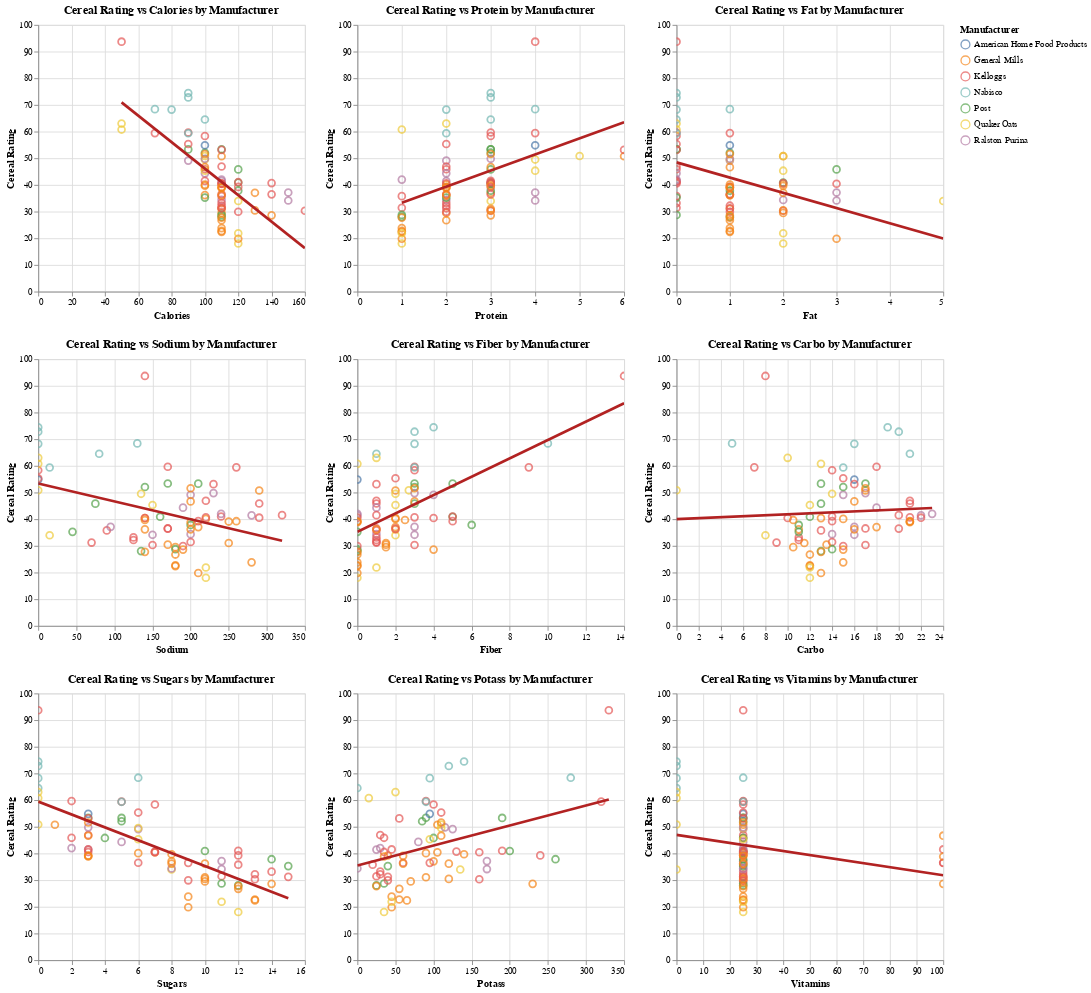

The cell this chart's notebook holds for it:
### Markdown cell above
##### <i>Design Elements and Justification</i>

- **Multiple Scatter Plots:** A grid of scatter plots is used to effectively visualize the pairwise relationship between each `nutrient_cols` feature and the `rating`. This allows for a comprehensive overview of how different nutritional aspects might influence a cereal's appeal.

- **Linear Regression Lines:** A `transform_regression` line is added to each scatter plot. This thick red line (`color='firebrick', strokeWidth=3`) visually represents the general linear trend (or lack thereof) between the nutrient and the rating, helping to quickly identify potential correlations.

- **Color Encoding by Manufacturer:** Each data point (cereal) is colored according to its manufacturer. This is a crucial design choice that allows for immediate identification of manufacturer clusters or outliers within the overall trend, enabling insights into whether certain manufacturers consistently produce cereals with particular nutritional profiles and ratings.

- **Interactive Tooltips:** Tooltips are included for each point, displaying the `name`, `manufacturer`, the specific `nutrient` value, and its `rating`. This "details-on-demand" feature is vital for exploring individual cereal characteristics and understanding why certain points deviate from the general trend.

- **Clear Axis Labels and Titles:** Each subplot has a clear x-axis (nutrient name) and a consistent y-axis label ("Cereal Rating"). This individual subplot titles (`Cereal Rating vs [Nutrient] by Manufacturer`) explicitly state the relationship being depicted, ensuring easy understanding.

- **Grid Layout (`hconcat` and `vconcat`):** The multiple charts are arranged in a grid (3 charts per row, concatenated horizontally and then vertically). This systematic layout makes it easy to scan and compare the relationships across various nutrients without overwhelming the viewer.

- **Interactivity:** Each chart is made interactive, allowing users to zoom and pan. This is especially useful for examining dense areas of data points or for focusing on specific clusters of cereals.

### Code cell
all_charts = []

for nutrient in NUTRIENT_COLS:
    # Create a scatter plot for the current nutrient
    scatter_chart = alt.Chart(df).mark_point(filled=False, size=60).encode(
        x=alt.X(f'{nutrient}:Q', title=nutrient.capitalize(), axis=alt.Axis(tickMinStep=1)),
        y=alt.Y('rating:Q', title='Cereal Rating'),
        color=alt.Color('manufacturer:N', title='Manufacturer'),
        tooltip=['name', 'manufacturer', nutrient, 'rating']
    ).properties(
        title=f'Cereal Rating vs {nutrient.capitalize()} by Manufacturer',
    ).interactive()

    # Create a regression line for the current nutrient
    regression_line = alt.Chart(df).transform_regression(
        nutrient, 'rating'
    ).mark_line(color='firebrick', strokeWidth=3).encode(
        x=nutrient,
        y='rating'
    )

    # Combine the scatter plot and regression line
    combined_chart = scatter_chart + regression_line
    all_charts.append(combined_chart)

charts_per_row = 3
chart_rows = []
for i in range(0, len(all_charts), charts_per_row):
    row_charts = all_charts[i:i + charts_per_row]
    chart_rows.append(alt.hconcat(*row_charts, spacing=20))

final_chart = alt.vconcat(*chart_rows, spacing=20)
final_chart.display()

### Figure 1 — Vega-Lite specification as saved in the notebook (floating-point values rounded to 4 significant figures)
{"config": {"view": {"continuousWidth": 300, "continuousHeight": 300}}, "vconcat": [{"hconcat": [{"layer": [{"mark": {"type": "point", "filled": false, "size": 60}, "encoding": {"color": {"field": "manufacturer", "title": "Manufacturer", "type": "nominal"}, "tooltip": [{"field": "name", "type": "nominal"}, {"field": "manufacturer", "type": "nominal"}, {"field": "calories", "type": "quantitative"}, {"field": "rating", "type": "quantitative"}], "x": {"axis": {"tickMinStep": 1}, "field": "calories", "title": "Calories", "type": "quantitative"}, "y": {"field": "rating", "title": "Cereal Rating", "type": "quantitative"}}, "name": "view_1", "title": "Cereal Rating vs Calories by Manufacturer"}, {"mark": {"type": "line", "color": "firebrick", "strokeWidth": 3}, "encoding": {"x": {"field": "calories", "type": "quantitative"}, "y": {"field": "rating", "type": "quantitative"}}, "transform": [{"on": "calories", "regression": "rating"}]}]}, {"layer": [{"mark": {"type": "point", "filled": false, "size": 60}, "encoding": {"color": {"field": "manufacturer", "title": "Manufacturer", "type": "nominal"}, "tooltip": [{"field": "name", "type": "nominal"}, {"field": "manufacturer", "type": "nominal"}, {"field": "protein", "type": "quantitative"}, {"field": "rating", "type": "quantitative"}], "x": {"axis": {"tickMinStep": 1}, "field": "protein", "title": "Protein", "type": "quantitative"}, "y": {"field": "rating", "title": "Cereal Rating", "type": "quantitative"}}, "name": "view_2", "title": "Cereal Rating vs Protein by Manufacturer"}, {"mark": {"type": "line", "color": "firebrick", "strokeWidth": 3}, "encoding": {"x": {"field": "protein", "type": "quantitative"}, "y": {"field": "rating", "type": "quantitative"}}, "transform": [{"on": "protein", "regression": "rating"}]}]}, {"layer": [{"mark": {"type": "point", "filled": false, "size": 60}, "encoding": {"color": {"field": "manufacturer", "title": "Manufacturer", "type": "nominal"}, "tooltip": [{"field": "name", "type": "nominal"}, {"field": "manufacturer", "type": "nominal"}, {"field": "fat", "type": "quantitative"}, {"field": "rating", "type": "quantitative"}], "x": {"axis": {"tickMinStep": 1}, "field": "fat", "title": "Fat", "type": "quantitative"}, "y": {"field": "rating", "title": "Cereal Rating", "type": "quantitative"}}, "name": "view_3", "title": "Cereal Rating vs Fat by Manufacturer"}, {"mark": {"type": "line", "color": "firebrick", "strokeWidth": 3}, "encoding": {"x": {"field": "fat", "type": "quantitative"}, "y": {"field": "rating", "type": "quantitative"}}, "transform": [{"on": "fat", "regression": "rating"}]}]}], "spacing": 20}, {"hconcat": [{"layer": [{"mark": {"type": "point", "filled": false, "size": 60}, "encoding": {"color": {"field": "manufacturer", "title": "Manufacturer", "type": "nominal"}, "tooltip": [{"field": "name", "type": "nominal"}, {"field": "manufacturer", "type": "nominal"}, {"field": "sodium", "type": "quantitative"}, {"field": "rating", "type": "quantitative"}], "x": {"axis": {"tickMinStep": 1}, "field": "sodium", "title": "Sodium", "type": "quantitative"}, "y": {"field": "rating", "title": "Cereal Rating", "type": "quantitative"}}, "name": "view_4", "title": "Cereal Rating vs Sodium by Manufacturer"}, {"mark": {"type": "line", "color": "firebrick", "strokeWidth": 3}, "encoding": {"x": {"field": "sodium", "type": "quantitative"}, "y": {"field": "rating", "type": "quantitative"}}, "transform": [{"on": "sodium", "regression": "rating"}]}]}, {"layer": [{"mark": {"type": "point", "filled": false, "size": 60}, "encoding": {"color": {"field": "manufacturer", "title": "Manufacturer", "type": "nominal"}, "tooltip": [{"field": "name", "type": "nominal"}, {"field": "manufacturer", "type": "nominal"}, {"field": "fiber", "type": "quantitative"}, {"field": "rating", "type": "quantitative"}], "x": {"axis": {"tickMinStep": 1}, "field": "fiber", "title": "Fiber", "type": "quantitative"}, "y": {"field": "rating", "title": "Cereal Rating", "type": "quantitative"}}, "name": "view_5", "title": "Cereal Rating vs Fiber by Manufacturer"}, {"mark": {"type": "line", "color": "firebrick", "strokeWidth": 3}, "encoding": {"x": {"field": "fiber", "type": "quantitative"}, "y": {"field": "rating", "type": "quantitative"}}, "transform": [{"on": "fiber", "regression": "rating"}]}]}, {"layer": [{"mark": {"type": "point", "filled": false, "size": 60}, "encoding": {"color": {"field": "manufacturer", "title": "Manufacturer", "type": "nominal"}, "tooltip": [{"field": "name", "type": "nominal"}, {"field": "manufacturer", "type": "nominal"}, {"field": "carbo", "type": "quantitative"}, {"field": "rating", "type": "quantitative"}], "x": {"axis": {"tickMinStep": 1}, "field": "carbo", "title": "Carbo", "type": "quantitative"}, "y": {"field": "rating", "title": "Cereal Rating", "type": "quantitative"}}, "name": "view_6", "title": "Cereal Rating vs Carbo by Manufacturer"}, {"mark": {"type": "line", "color": "firebrick", "strokeWidth": 3}, "encoding": {"x": {"field": "carbo", "type": "quantitative"}, "y": {"field": "rating", "type": "quantitative"}}, "transform": [{"on": "carbo", "regression": "rating"}]}]}], "spacing": 20}, {"hconcat": [{"layer": [{"mark": {"type": "point", "filled": false, "size": 60}, "encoding": {"color": {"field": "manufacturer", "title": "Manufacturer", "type": "nominal"}, "tooltip": [{"field": "name", "type": "nominal"}, {"field": "manufacturer", "type": "nominal"}, {"field": "sugars", "type": "quantitative"}, {"field": "rating", "type": "quantitative"}], "x": {"axis": {"tickMinStep": 1}, "field": "sugars", "title": "Sugars", "type": "quantitative"}, "y": {"field": "rating", "title": "Cereal Rating", "type": "quantitative"}}, "name": "view_7", "title": "Cereal Rating vs Sugars by Manufacturer"}, {"mark": {"type": "line", "color": "firebrick", "strokeWidth": 3}, "encoding": {"x": {"field": "sugars", "type": "quantitative"}, "y": {"field": "rating", "type": "quantitative"}}, "transform": [{"on": "sugars", "regression": "rating"}]}]}, {"layer": [{"mark": {"type": "point", "filled": false, "size": 60}, "encoding": {"color": {"field": "manufacturer", "title": "Manufacturer", "type": "nominal"}, "tooltip": [{"field": "name", "type": "nominal"}, {"field": "manufacturer", "type": "nominal"}, {"field": "potass", "type": "quantitative"}, {"field": "rating", "type": "quantitative"}], "x": {"axis": {"tickMinStep": 1}, "field": "potass", "title": "Potass", "type": "quantitative"}, "y": {"field": "rating", "title": "Cereal Rating", "type": "quantitative"}}, "name": "view_8", "title": "Cereal Rating vs Potass by Manufacturer"}, {"mark": {"type": "line", "color": "firebrick", "strokeWidth": 3}, "encoding": {"x": {"field": "potass", "type": "quantitative"}, "y": {"field": "rating", "type": "quantitative"}}, "transform": [{"on": "potass", "regression": "rating"}]}]}, {"layer": [{"mark": {"type": "point", "filled": false, "size": 60}, "encoding": {"color": {"field": "manufacturer", "title": "Manufacturer", "type": "nominal"}, "tooltip": [{"field": "name", "type": "nominal"}, {"field": "manufacturer", "type": "nominal"}, {"field": "vitamins", "type": "quantitative"}, {"field": "rating", "type": "quantitative"}], "x": {"axis": {"tickMinStep": 1}, "field": "vitamins", "title": "Vitamins", "type": "quantitative"}, "y": {"field": "rating", "title": "Cereal Rating", "type": "quantitative"}}, "name": "view_9", "title": "Cereal Rating vs Vitamins by Manufacturer"}, {"mark": {"type": "line", "color": "firebrick", "strokeWidth": 3}, "encoding": {"x": {"field": "vitamins", "type": "quantitative"}, "y": {"field": "rating", "type": "quantitative"}}, "transform": [{"on": "vitamins", "regression": "rating"}]}]}], "spacing": 20}], "data": {"name": "data-19de59cb9c8754144a645b293d15ac6b"}, "params": [{"name": "param_1", "select": {"type": "interval", "encodings": ["x", "y"]}, "bind": "scales", "views": ["view_1"]}, {"name": "param_2", "select": {"type": "interval", "encodings": ["x", "y"]}, "bind": "scales", "views": ["view_2"]}, {"name": "param_3", "select": {"type": "interval", "encodings": ["x", "y"]}, "bind": "scales", "views": ["view_3"]}, {"name": "param_4", "select": {"type": "interval", "encodings": ["x", "y"]}, "bind": "scales", "views": ["view_4"]}, {"name": "param_5", "select": {"type": "interval", "encodings": ["x", "y"]}, "bind": "scales", "views": ["view_5"]}, {"name": "param_6", "select": {"type": "interval", "encodings": ["x", "y"]}, "bind": "scales", "views": ["view_6"]}, {"name": "param_7", "select": {"type": "interval", "encodings": ["x", "y"]}, "bind": "scales", "views": ["view_7"]}, {"name": "param_8", "select": {"type": "interval", "encodings": ["x", "y"]}, "bind": "scales", "views": ["view_8"]}, {"name": "param_9", "select": {"type": "interval", "encodings": ["x", "y"]}, "bind": "scales", "views": ["view_9"]}], "spacing": 20, "$schema": "https://vega.github.io/schema/vega-lite/v5.20.1.json", "datasets": {"data-19de59cb9c8754144a645b293d15ac6b": [{"name": "100% Bran", "mfr": "N", "type": "C", "calories": 70, "protein": 4, "fat": 1, "sodium": 130, "fiber": 10.0, "carbo": 5.0, "sugars": 6, "potass": 280, "vitamins": 25, "shelf": 3, "weight": 1.0, "cups": 0.33, "rating": 68.4, "manufacturer": "Nabisco"}, {"name": "100% Natural Bran", "mfr": "Q", "type": "C", "calories": 120, "protein": 3, "fat": 5, "sodium": 15, "fiber": 2.0, "carbo": 8.0, "sugars": 8, "potass": 135, "vitamins": 0, "shelf": 3, "weight": 1.0, "cups": 1.0, "rating": 33.98, "manufacturer": "Quaker Oats"}, {"name": "All-Bran", "mfr": "K", "type": "C", "calories": 70, "protein": 4, "fat": 1, "sodium": 260, "fiber": 9.0, "carbo": 7.0, "sugars": 5, "potass": 320, "vitamins": 25, "shelf": 3, "weight": 1.0, "cups": 0.33, "rating": 59.43, "manufacturer": "Kelloggs"}, {"name": "All-Bran with Extra Fiber", "mfr": "K", "type": "C", "calories": 50, "protein": 4, "fat": 0, "sodium": 140, "fiber": 14.0, "carbo": 8.0, "sugars": 0, "potass": 330, "vitamins": 25, "shelf": 3, "weight": 1.0, "cups": 0.5, "rating": 93.7, "manufacturer": "Kelloggs"}, {"name": "Almond Delight", "mfr": "R", "type": "C", "calories": 110, "protein": 2, "fat": 2, "sodium": 200, "fiber": 1.0, "carbo": 14.0, "sugars": 8, "potass": 0, "vitamins": 25, "shelf": 3, "weight": 1.0, "cups": 0.75, "rating": 34.38, "manufacturer": "Ralston Purina"}, {"name": "Apple Cinnamon Cheerios", "mfr": "G", "type": "C", "calories": 110, "protein": 2, "fat": 2, "sodium": 180, "fiber": 1.5, "carbo": 10.5, "sugars": 10, "potass": 70, "vitamins": 25, "shelf": 1, "weight": 1.0, "cups": 0.75, "rating": 29.51, "manufacturer": "General Mills"}, {"name": "Apple Jacks", "mfr": "K", "type": "C", "calories": 110, "protein": 2, "fat": 0, "sodium": 125, "fiber": 1.0, "carbo": 11.0, "sugars": 14, "potass": 30, "vitamins": 25, "shelf": 2, "weight": 1.0, "cups": 1.0, "rating": 33.17, "manufacturer": "Kelloggs"}, {"name": "Basic 4", "mfr": "G", "type": "C", "calories": 130, "protein": 3, "fat": 2, "sodium": 210, "fiber": 2.0, "carbo": 18.0, "sugars": 8, "potass": 100, "vitamins": 25, "shelf": 3, "weight": 1.33, "cups": 0.75, "rating": 37.04, "manufacturer": "General Mills"}, {"name": "Bran Chex", "mfr": "R", "type": "C", "calories": 90, "protein": 2, "fat": 1, "sodium": 200, "fiber": 4.0, "carbo": 15.0, "sugars": 6, "potass": 125, "vitamins": 25, "shelf": 1, "weight": 1.0, "cups": 0.67, "rating": 49.12, "manufacturer": "Ralston Purina"}, {"name": "Bran Flakes", "mfr": "P", "type": "C", "calories": 90, "protein": 3, "fat": 0, "sodium": 210, "fiber": 5.0, "carbo": 13.0, "sugars": 5, "potass": 190, "vitamins": 25, "shelf": 3, "weight": 1.0, "cups": 0.67, "rating": 53.31, "manufacturer": "Post"}, {"name": "Cap'n'Crunch", "mfr": "Q", "type": "C", "calories": 120, "protein": 1, "fat": 2, "sodium": 220, "fiber": 0.0, "carbo": 12.0, "sugars": 12, "potass": 35, "vitamins": 25, "shelf": 2, "weight": 1.0, "cups": 0.75, "rating": 18.04, "manufacturer": "Quaker Oats"}, {"name": "Cheerios", "mfr": "G", "type": "C", "calories": 110, "protein": 6, "fat": 2, "sodium": 290, "fiber": 2.0, "carbo": 17.0, "sugars": 1, "potass": 105, "vitamins": 25, "shelf": 1, "weight": 1.0, "cups": 1.25, "rating": 50.76, "manufacturer": "General Mills"}, {"name": "Cinnamon Toast Crunch", "mfr": "G", "type": "C", "calories": 120, "protein": 1, "fat": 3, "sodium": 210, "fiber": 0.0, "carbo": 13.0, "sugars": 9, "potass": 45, "vitamins": 25, "shelf": 2, "weight": 1.0, "cups": 0.75, "rating": 19.82, "manufacturer": "General Mills"}, {"name": "Clusters", "mfr": "G", "type": "C", "calories": 110, "protein": 3, "fat": 2, "sodium": 140, "fiber": 2.0, "carbo": 13.0, "sugars": 7, "potass": 105, "vitamins": 25, "shelf": 3, "weight": 1.0, "cups": 0.5, "rating": 40.4, "manufacturer": "General Mills"}, {"name": "Cocoa Puffs", "mfr": "G", "type": "C", "calories": 110, "protein": 1, "fat": 1, "sodium": 180, "fiber": 0.0, "carbo": 12.0, "sugars": 13, "potass": 55, "vitamins": 25, "shelf": 2, "weight": 1.0, "cups": 1.0, "rating": 22.74, "manufacturer": "General Mills"}, {"name": "Corn Chex", "mfr": "R", "type": "C", "calories": 110, "protein": 2, "fat": 0, "sodium": 280, "fiber": 0.0, "carbo": 22.0, "sugars": 3, "potass": 25, "vitamins": 25, "shelf": 1, "weight": 1.0, "cups": 1.0, "rating": 41.45, "manufacturer": "Ralston Purina"}, {"name": "Corn Flakes", "mfr": "K", "type": "C", "calories": 100, "protein": 2, "fat": 0, "sodium": 290, "fiber": 1.0, "carbo": 21.0, "sugars": 2, "potass": 35, "vitamins": 25, "shelf": 1, "weight": 1.0, "cups": 1.0, "rating": 45.86, "manufacturer": "Kelloggs"}, {"name": "Corn Pops", "mfr": "K", "type": "C", "calories": 110, "protein": 1, "fat": 0, "sodium": 90, "fiber": 1.0, "carbo": 13.0, "sugars": 12, "potass": 20, "vitamins": 25, "shelf": 2, "weight": 1.0, "cups": 1.0, "rating": 35.78, "manufacturer": "Kelloggs"}, {"name": "Count Chocula", "mfr": "G", "type": "C", "calories": 110, "protein": 1, "fat": 1, "sodium": 180, "fiber": 0.0, "carbo": 12.0, "sugars": 13, "potass": 65, "vitamins": 25, "shelf": 2, "weight": 1.0, "cups": 1.0, "rating": 22.4, "manufacturer": "General Mills"}, {"name": "Cracklin' Oat Bran", "mfr": "K", "type": "C", "calories": 110, "protein": 3, "fat": 3, "sodium": 140, "fiber": 4.0, "carbo": 10.0, "sugars": 7, "potass": 160, "vitamins": 25, "shelf": 3, "weight": 1.0, "cups": 0.5, "rating": 40.45, "manufacturer": "Kelloggs"}, {"name": "Cream of Wheat (Quick)", "mfr": "N", "type": "H", "calories": 100, "protein": 3, "fat": 0, "sodium": 80, "fiber": 1.0, "carbo": 21.0, "sugars": 0, "potass": 0, "vitamins": 0, "shelf": 2, "weight": 1.0, "cups": 1.0, "rating": 64.53, "manufacturer": "Nabisco"}, {"name": "Crispix", "mfr": "K", "type": "C", "calories": 110, "protein": 2, "fat": 0, "sodium": 220, "fiber": 1.0, "carbo": 21.0, "sugars": 3, "potass": 30, "vitamins": 25, "shelf": 3, "weight": 1.0, "cups": 1.0, "rating": 46.9, "manufacturer": "Kelloggs"}, {"name": "Crispy Wheat & Raisins", "mfr": "G", "type": "C", "calories": 100, "protein": 2, "fat": 1, "sodium": 140, "fiber": 2.0, "carbo": 11.0, "sugars": 10, "potass": 120, "vitamins": 25, "shelf": 3, "weight": 1.0, "cups": 0.75, "rating": 36.18, "manufacturer": "General Mills"}, {"name": "Double Chex", "mfr": "R", "type": "C", "calories": 100, "protein": 2, "fat": 0, "sodium": 190, "fiber": 1.0, "carbo": 18.0, "sugars": 5, "potass": 80, "vitamins": 25, "shelf": 3, "weight": 1.0, "cups": 0.75, "rating": 44.33, "manufacturer": "Ralston Purina"}, {"name": "Froot Loops", "mfr": "K", "type": "C", "calories": 110, "protein": 2, "fat": 1, "sodium": 125, "fiber": 1.0, "carbo": 11.0, "sugars": 13, "potass": 30, "vitamins": 25, "shelf": 2, "weight": 1.0, "cups": 1.0, "rating": 32.21, "manufacturer": "Kelloggs"}, {"name": "Frosted Flakes", "mfr": "K", "type": "C", "calories": 110, "protein": 1, "fat": 0, "sodium": 200, "fiber": 1.0, "carbo": 14.0, "sugars": 11, "potass": 25, "vitamins": 25, "shelf": 1, "weight": 1.0, "cups": 0.75, "rating": 31.44, "manufacturer": "Kelloggs"}, {"name": "Frosted Mini-Wheats", "mfr": "K", "type": "C", "calories": 100, "protein": 3, "fat": 0, "sodium": 0, "fiber": 3.0, "carbo": 14.0, "sugars": 7, "potass": 100, "vitamins": 25, "shelf": 2, "weight": 1.0, "cups": 0.8, "rating": 58.35, "manufacturer": "Kelloggs"}, {"name": "Fruit & Fibre Dates; Walnuts; and Oats", "mfr": "P", "type": "C", "calories": 120, "protein": 3, "fat": 2, "sodium": 160, "fiber": 5.0, "carbo": 12.0, "sugars": 10, "potass": 200, "vitamins": 25, "shelf": 3, "weight": 1.25, "cups": 0.67, "rating": 40.92, "manufacturer": "Post"}, {"name": "Fruitful Bran", "mfr": "K", "type": "C", "calories": 120, "protein": 3, "fat": 0, "sodium": 240, "fiber": 5.0, "carbo": 14.0, "sugars": 12, "potass": 190, "vitamins": 25, "shelf": 3, "weight": 1.33, "cups": 0.67, "rating": 41.02, "manufacturer": "Kelloggs"}, {"name": "Fruity Pebbles", "mfr": "P", "type": "C", "calories": 110, "protein": 1, "fat": 1, "sodium": 135, "fiber": 0.0, "carbo": 13.0, "sugars": 12, "potass": 25, "vitamins": 25, "shelf": 2, "weight": 1.0, "cups": 0.75, "rating": 28.03, "manufacturer": "Post"}, {"name": "Golden Crisp", "mfr": "P", "type": "C", "calories": 100, "protein": 2, "fat": 0, "sodium": 45, "fiber": 0.0, "carbo": 11.0, "sugars": 15, "potass": 40, "vitamins": 25, "shelf": 1, "weight": 1.0, "cups": 0.88, "rating": 35.25, "manufacturer": "Post"}, {"name": "Golden Grahams", "mfr": "G", "type": "C", "calories": 110, "protein": 1, "fat": 1, "sodium": 280, "fiber": 0.0, "carbo": 15.0, "sugars": 9, "potass": 45, "vitamins": 25, "shelf": 2, "weight": 1.0, "cups": 0.75, "rating": 23.8, "manufacturer": "General Mills"}, {"name": "Grape Nuts Flakes", "mfr": "P", "type": "C", "calories": 100, "protein": 3, "fat": 1, "sodium": 140, "fiber": 3.0, "carbo": 15.0, "sugars": 5, "potass": 85, "vitamins": 25, "shelf": 3, "weight": 1.0, "cups": 0.88, "rating": 52.08, "manufacturer": "Post"}, {"name": "Grape-Nuts", "mfr": "P", "type": "C", "calories": 110, "protein": 3, "fat": 0, "sodium": 170, "fiber": 3.0, "carbo": 17.0, "sugars": 3, "potass": 90, "vitamins": 25, "shelf": 3, "weight": 1.0, "cups": 0.25, "rating": 53.37, "manufacturer": "Post"}, {"name": "Great Grains Pecan", "mfr": "P", "type": "C", "calories": 120, "protein": 3, "fat": 3, "sodium": 75, "fiber": 3.0, "carbo": 13.0, "sugars": 4, "potass": 100, "vitamins": 25, "shelf": 3, "weight": 1.0, "cups": 0.33, "rating": 45.81, "manufacturer": "Post"}, {"name": "Honey Graham Ohs", "mfr": "Q", "type": "C", "calories": 120, "protein": 1, "fat": 2, "sodium": 220, "fiber": 1.0, "carbo": 12.0, "sugars": 11, "potass": 45, "vitamins": 25, "shelf": 2, "weight": 1.0, "cups": 1.0, "rating": 21.87, "manufacturer": "Quaker Oats"}, {"name": "Honey Nut Cheerios", "mfr": "G", "type": "C", "calories": 110, "protein": 3, "fat": 1, "sodium": 250, "fiber": 1.5, "carbo": 11.5, "sugars": 10, "potass": 90, "vitamins": 25, "shelf": 1, "weight": 1.0, "cups": 0.75, "rating": 31.07, "manufacturer": "General Mills"}, {"name": "Honey-comb", "mfr": "P", "type": "C", "calories": 110, "protein": 1, "fat": 0, "sodium": 180, "fiber": 0.0, "carbo": 14.0, "sugars": 11, "potass": 35, "vitamins": 25, "shelf": 1, "weight": 1.0, "cups": 1.33, "rating": 28.74, "manufacturer": "Post"}, {"name": "Just Right Crunchy  Nuggets", "mfr": "K", "type": "C", "calories": 110, "protein": 2, "fat": 1, "sodium": 170, "fiber": 1.0, "carbo": 17.0, "sugars": 6, "potass": 60, "vitamins": 100, "shelf": 3, "weight": 1.0, "cups": 1.0, "rating": 36.52, "manufacturer": "Kelloggs"}, {"name": "Just Right Fruit & Nut", "mfr": "K", "type": "C", "calories": 140, "protein": 3, "fat": 1, "sodium": 170, "fiber": 2.0, "carbo": 20.0, "sugars": 9, "potass": 95, "vitamins": 100, "shelf": 3, "weight": 1.3, "cups": 0.75, "rating": 36.47, "manufacturer": "Kelloggs"}, {"name": "Kix", "mfr": "G", "type": "C", "calories": 110, "protein": 2, "fat": 1, "sodium": 260, "fiber": 0.0, "carbo": 21.0, "sugars": 3, "potass": 40, "vitamins": 25, "shelf": 2, "weight": 1.0, "cups": 1.5, "rating": 39.24, "manufacturer": "General Mills"}, {"name": "Life", "mfr": "Q", "type": "C", "calories": 100, "protein": 4, "fat": 2, "sodium": 150, "fiber": 2.0, "carbo": 12.0, "sugars": 6, "potass": 95, "vitamins": 25, "shelf": 2, "weight": 1.0, "cups": 0.67, "rating": 45.33, "manufacturer": "Quaker Oats"}, {"name": "Lucky Charms", "mfr": "G", "type": "C", "calories": 110, "protein": 2, "fat": 1, "sodium": 180, "fiber": 0.0, "carbo": 12.0, "sugars": 12, "potass": 55, "vitamins": 25, "shelf": 2, "weight": 1.0, "cups": 1.0, "rating": 26.73, "manufacturer": "General Mills"}, {"name": "Maypo", "mfr": "A", "type": "H", "calories": 100, "protein": 4, "fat": 1, "sodium": 0, "fiber": 0.0, "carbo": 16.0, "sugars": 3, "potass": 95, "vitamins": 25, "shelf": 2, "weight": 1.0, "cups": 1.0, "rating": 54.85, "manufacturer": "American Home Food Products"}, {"name": "Muesli Raisins; Dates; & Almonds", "mfr": "R", "type": "C", "calories": 150, "protein": 4, "fat": 3, "sodium": 95, "fiber": 3.0, "carbo": 16.0, "sugars": 11, "potass": 170, "vitamins": 25, "shelf": 3, "weight": 1.0, "cups": 1.0, "rating": 37.14, "manufacturer": "Ralston Purina"}, {"name": "Muesli Raisins; Peaches; & Pecans", "mfr": "R", "type": "C", "calories": 150, "protein": 4, "fat": 3, "sodium": 150, "fiber": 3.0, "carbo": 16.0, "sugars": 11, "potass": 170, "vitamins": 25, "shelf": 3, "weight": 1.0, "cups": 1.0, "rating": 34.14, "manufacturer": "Ralston Purina"}, {"name": "Mueslix Crispy Blend", "mfr": "K", "type": "C", "calories": 160, "protein": 3, "fat": 2, "sodium": 150, "fiber": 3.0, "carbo": 17.0, "sugars": 13, "potass": 160, "vitamins": 25, "shelf": 3, "weight": 1.5, "cups": 0.67, "rating": 30.31, "manufacturer": "Kelloggs"}, {"name": "Multi-Grain Cheerios", "mfr": "G", "type": "C", "calories": 100, "protein": 2, "fat": 1, "sodium": 220, "fiber": 2.0, "carbo": 15.0, "sugars": 6, "potass": 90, "vitamins": 25, "shelf": 1, "weight": 1.0, "cups": 1.0, "rating": 40.11, "manufacturer": "General Mills"}, {"name": "Nut&Honey Crunch", "mfr": "K", "type": "C", "calories": 120, "protein": 2, "fat": 1, "sodium": 190, "fiber": 0.0, "carbo": 15.0, "sugars": 9, "potass": 40, "vitamins": 25, "shelf": 2, "weight": 1.0, "cups": 0.67, "rating": 29.92, "manufacturer": "Kelloggs"}, {"name": "Nutri-Grain Almond-Raisin", "mfr": "K", "type": "C", "calories": 140, "protein": 3, "fat": 2, "sodium": 220, "fiber": 3.0, "carbo": 21.0, "sugars": 7, "potass": 130, "vitamins": 25, "shelf": 3, "weight": 1.33, "cups": 0.67, "rating": 40.69, "manufacturer": "Kelloggs"}, {"name": "Nutri-grain Wheat", "mfr": "K", "type": "C", "calories": 90, "protein": 3, "fat": 0, "sodium": 170, "fiber": 3.0, "carbo": 18.0, "sugars": 2, "potass": 90, "vitamins": 25, "shelf": 3, "weight": 1.0, "cups": 1.0, "rating": 59.64, "manufacturer": "Kelloggs"}, {"name": "Oatmeal Raisin Crisp", "mfr": "G", "type": "C", "calories": 130, "protein": 3, "fat": 2, "sodium": 170, "fiber": 1.5, "carbo": 13.5, "sugars": 10, "potass": 120, "vitamins": 25, "shelf": 3, "weight": 1.25, "cups": 0.5, "rating": 30.45, "manufacturer": "General Mills"}, {"name": "Post Nat. Raisin Bran", "mfr": "P", "type": "C", "calories": 120, "protein": 3, "fat": 1, "sodium": 200, "fiber": 6.0, "carbo": 11.0, "sugars": 14, "potass": 260, "vitamins": 25, "shelf": 3, "weight": 1.33, "cups": 0.67, "rating": 37.84, "manufacturer": "Post"}, {"name": "Product 19", "mfr": "K", "type": "C", "calories": 100, "protein": 3, "fat": 0, "sodium": 320, "fiber": 1.0, "carbo": 20.0, "sugars": 3, "potass": 45, "vitamins": 100, "shelf": 3, "weight": 1.0, "cups": 1.0, "rating": 41.5, "manufacturer": "Kelloggs"}, {"name": "Puffed Rice", "mfr": "Q", "type": "C", "calories": 50, "protein": 1, "fat": 0, "sodium": 0, "fiber": 0.0, "carbo": 13.0, "sugars": 0, "potass": 15, "vitamins": 0, "shelf": 3, "weight": 0.5, "cups": 1.0, "rating": 60.76, "manufacturer": "Quaker Oats"}, {"name": "Puffed Wheat", "mfr": "Q", "type": "C", "calories": 50, "protein": 2, "fat": 0, "sodium": 0, "fiber": 1.0, "carbo": 10.0, "sugars": 0, "potass": 50, "vitamins": 0, "shelf": 3, "weight": 0.5, "cups": 1.0, "rating": 63.01, "manufacturer": "Quaker Oats"}, {"name": "Quaker Oat Squares", "mfr": "Q", "type": "C", "calories": 100, "protein": 4, "fat": 1, "sodium": 135, "fiber": 2.0, "carbo": 14.0, "sugars": 6, "potass": 110, "vitamins": 25, "shelf": 3, "weight": 1.0, "cups": 0.5, "rating": 49.51, "manufacturer": "Quaker Oats"}, {"name": "Quaker Oatmeal", "mfr": "Q", "type": "H", "calories": 100, "protein": 5, "fat": 2, "sodium": 0, "fiber": 2.7, "carbo": 0.0, "sugars": 0, "potass": 110, "vitamins": 0, "shelf": 1, "weight": 1.0, "cups": 0.67, "rating": 50.83, "manufacturer": "Quaker Oats"}, {"name": "Raisin Bran", "mfr": "K", "type": "C", "calories": 120, "protein": 3, "fat": 1, "sodium": 210, "fiber": 5.0, "carbo": 14.0, "sugars": 12, "potass": 240, "vitamins": 25, "shelf": 2, "weight": 1.33, "cups": 0.75, "rating": 39.26, "manufacturer": "Kelloggs"}, {"name": "Raisin Nut Bran", "mfr": "G", "type": "C", "calories": 100, "protein": 3, "fat": 2, "sodium": 140, "fiber": 2.5, "carbo": 10.5, "sugars": 8, "potass": 140, "vitamins": 25, "shelf": 3, "weight": 1.0, "cups": 0.5, "rating": 39.7, "manufacturer": "General Mills"}, {"name": "Raisin Squares", "mfr": "K", "type": "C", "calories": 90, "protein": 2, "fat": 0, "sodium": 0, "fiber": 2.0, "carbo": 15.0, "sugars": 6, "potass": 110, "vitamins": 25, "shelf": 3, "weight": 1.0, "cups": 0.5, "rating": 55.33, "manufacturer": "Kelloggs"}, {"name": "Rice Chex", "mfr": "R", "type": "C", "calories": 110, "protein": 1, "fat": 0, "sodium": 240, "fiber": 0.0, "carbo": 23.0, "sugars": 2, "potass": 30, "vitamins": 25, "shelf": 1, "weight": 1.0, "cups": 1.13, "rating": 42.0, "manufacturer": "Ralston Purina"}, {"name": "Rice Krispies", "mfr": "K", "type": "C", "calories": 110, "protein": 2, "fat": 0, "sodium": 290, "fiber": 0.0, "carbo": 22.0, "sugars": 3, "potass": 35, "vitamins": 25, "shelf": 1, "weight": 1.0, "cups": 1.0, "rating": 40.56, "manufacturer": "Kelloggs"}, {"name": "Shredded Wheat", "mfr": "N", "type": "C", "calories": 80, "protein": 2, "fat": 0, "sodium": 0, "fiber": 3.0, "carbo": 16.0, "sugars": 0, "potass": 95, "vitamins": 0, "shelf": 1, "weight": 0.83, "cups": 1.0, "rating": 68.24, "manufacturer": "Nabisco"}, {"name": "Shredded Wheat 'n'Bran", "mfr": "N", "type": "C", "calories": 90, "protein": 3, "fat": 0, "sodium": 0, "fiber": 4.0, "carbo": 19.0, "sugars": 0, "potass": 140, "vitamins": 0, "shelf": 1, "weight": 1.0, "cups": 0.67, "rating": 74.47, "manufacturer": "Nabisco"}, {"name": "Shredded Wheat spoon size", "mfr": "N", "type": "C", "calories": 90, "protein": 3, "fat": 0, "sodium": 0, "fiber": 3.0, "carbo": 20.0, "sugars": 0, "potass": 120, "vitamins": 0, "shelf": 1, "weight": 1.0, "cups": 0.67, "rating": 72.8, "manufacturer": "Nabisco"}, {"name": "Smacks", "mfr": "K", "type": "C", "calories": 110, "protein": 2, "fat": 1, "sodium": 70, "fiber": 1.0, "carbo": 9.0, "sugars": 15, "potass": 40, "vitamins": 25, "shelf": 2, "weight": 1.0, "cups": 0.75, "rating": 31.23, "manufacturer": "Kelloggs"}, {"name": "Special K", "mfr": "K", "type": "C", "calories": 110, "protein": 6, "fat": 0, "sodium": 230, "fiber": 1.0, "carbo": 16.0, "sugars": 3, "potass": 55, "vitamins": 25, "shelf": 1, "weight": 1.0, "cups": 1.0, "rating": 53.13, "manufacturer": "Kelloggs"}, {"name": "Strawberry Fruit Wheats", "mfr": "N", "type": "C", "calories": 90, "protein": 2, "fat": 0, "sodium": 15, "fiber": 3.0, "carbo": 15.0, "sugars": 5, "potass": 90, "vitamins": 25, "shelf": 2, "weight": 1.0, "cups": 1.0, "rating": 59.36, "manufacturer": "Nabisco"}, {"name": "Total Corn Flakes", "mfr": "G", "type": "C", "calories": 110, "protein": 2, "fat": 1, "sodium": 200, "fiber": 0.0, "carbo": 21.0, "sugars": 3, "potass": 35, "vitamins": 100, "shelf": 3, "weight": 1.0, "cups": 1.0, "rating": 38.84, "manufacturer": "General Mills"}, {"name": "Total Raisin Bran", "mfr": "G", "type": "C", "calories": 140, "protein": 3, "fat": 1, "sodium": 190, "fiber": 4.0, "carbo": 15.0, "sugars": 14, "potass": 230, "vitamins": 100, "shelf": 3, "weight": 1.5, "cups": 1.0, "rating": 28.59, "manufacturer": "General Mills"}, {"name": "Total Whole Grain", "mfr": "G", "type": "C", "calories": 100, "protein": 3, "fat": 1, "sodium": 200, "fiber": 3.0, "carbo": 16.0, "sugars": 3, "potass": 110, "vitamins": 100, "shelf": 3, "weight": 1.0, "cups": 1.0, "rating": 46.66, "manufacturer": "General Mills"}, {"name": "Triples", "mfr": "G", "type": "C", "calories": 110, "protein": 2, "fat": 1, "sodium": 250, "fiber": 0.0, "carbo": 21.0, "sugars": 3, "potass": 60, "vitamins": 25, "shelf": 3, "weight": 1.0, "cups": 0.75, "rating": 39.11, "manufacturer": "General Mills"}, {"name": "Trix", "mfr": "G", "type": "C", "calories": 110, "protein": 1, "fat": 1, "sodium": 140, "fiber": 0.0, "carbo": 13.0, "sugars": 12, "potass": 25, "vitamins": 25, "shelf": 2, "weight": 1.0, "cups": 1.0, "rating": 27.75, "manufacturer": "General Mills"}, {"name": "Wheat Chex", "mfr": "R", "type": "C", "calories": 100, "protein": 3, "fat": 1, "sodium": 230, "fiber": 3.0, "carbo": 17.0, "sugars": 3, "potass": 115, "vitamins": 25, "shelf": 1, "weight": 1.0, "cups": 0.67, "rating": 49.79, "manufacturer": "Ralston Purina"}, {"name": "Wheaties", "mfr": "G", "type": "C", "calories": 100, "protein": 3, "fat": 1, "sodium": 200, "fiber": 3.0, "carbo": 17.0, "sugars": 3, "potass": 110, "vitamins": 25, "shelf": 1, "weight": 1.0, "cups": 1.0, "rating": 51.59, "manufacturer": "General Mills"}, {"name": "Wheaties Honey Gold", "mfr": "G", "type": "C", "calories": 110, "protein": 2, "fat": 1, "sodium": 200, "fiber": 1.0, "carbo": 16.0, "sugars": 8, "potass": 60, "vitamins": 25, "shelf": 1, "weight": 1.0, "cups": 0.75, "rating": 36.19, "manufacturer": "General Mills"}]}}
